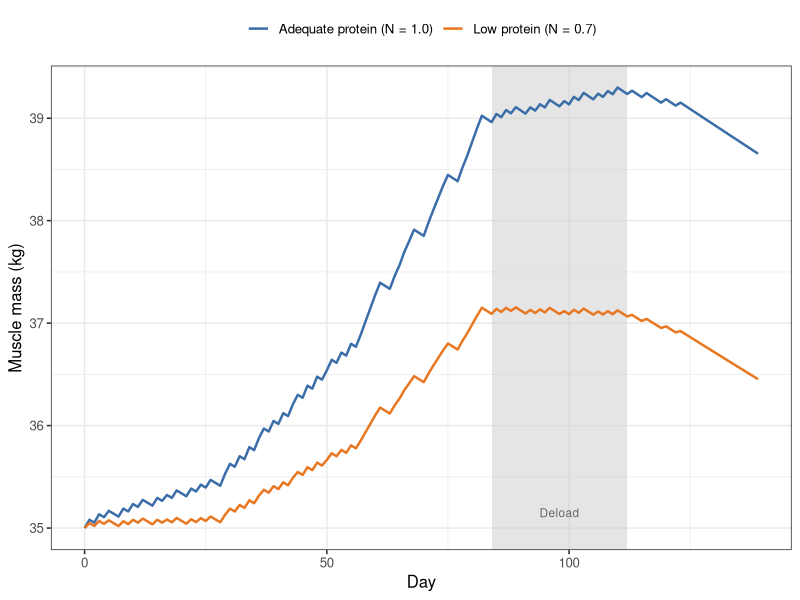
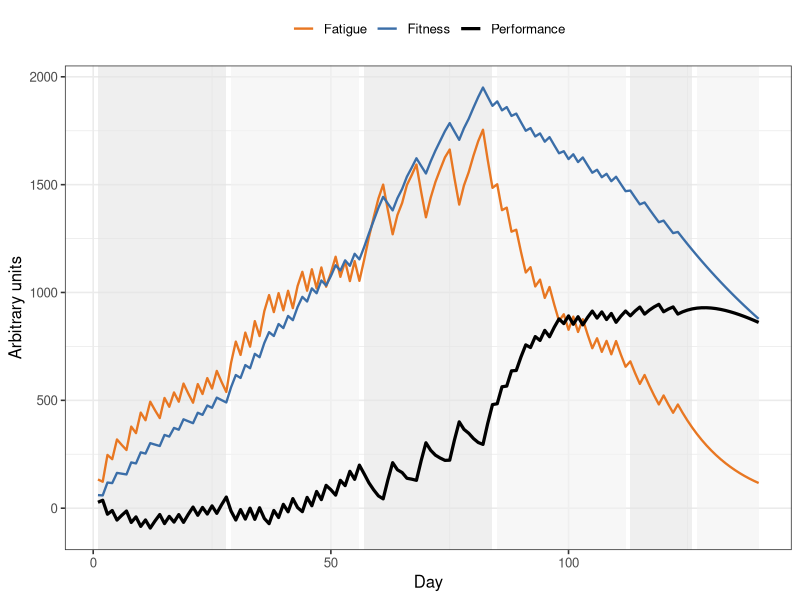
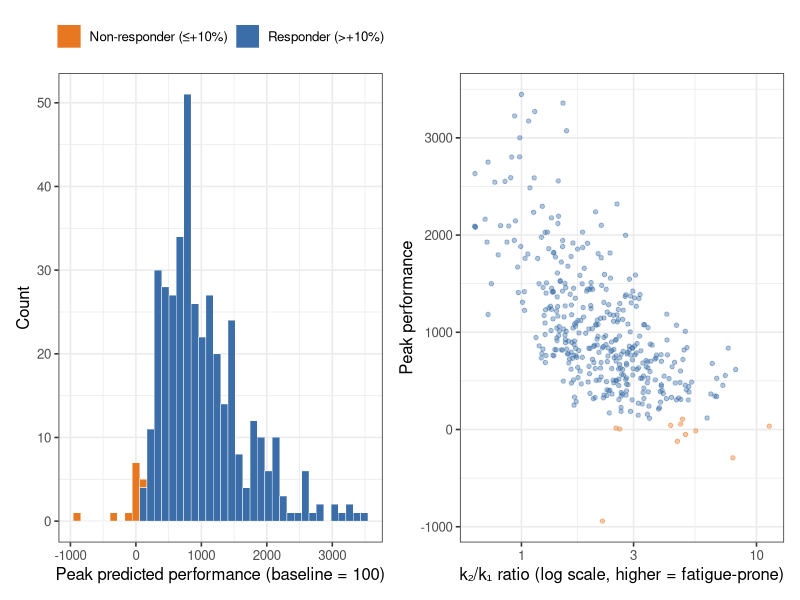

The R source for these figures, in order:
## ---- chunk 1
library(deSolve)
library(ggplot2)
library(dplyr)
library(tidyr)
library(patchwork)
## ---- chunk 2
muscle_ode <- function(time, y, parms) {
  with(as.list(c(y, parms)), {
    day <- floor(time) + 1
    S   <- if (day <= length(schedule)) schedule[day] else 0
    dM  <- k_s * N_adeq * S - k_d * M
    list(dM)
  })
}

# 140-day periodised training schedule (arbitrary load units, 0 = rest)
make_schedule <- function(n = 140, seed = 42) {
  set.seed(seed)
  load <- numeric(n)
  for (day in seq_len(n)) {
    week <- ceiling(day / 7)
    dow  <- ((day - 1) %% 7) + 1   # day-of-week 1–7
    if      (week <=  4) { if (dow %in% c(1, 3, 5))       load[day] <- runif(1, 45, 62) }
    else if (week <=  8) { if (dow %in% c(1, 2, 4, 6))    load[day] <- runif(1, 65, 82) }
    else if (week <= 12) { if (dow %in% 1:5)               load[day] <- runif(1, 75, 92) }
    else if (week <= 16) { if (dow %in% c(1, 3, 5))        load[day] <- runif(1, 45, 62) }
    else if (week <= 18) { if (dow %in% c(1, 4))           load[day] <- runif(1, 25, 40) }
    # weeks 19–20: test/assess — no loading
  }
  load
}

schedule <- make_schedule()

parms_adeq <- list(k_s = 0.0018, k_d = 0.0008, N_adeq = 1.0,
                   schedule = schedule)
parms_low  <- list(k_s = 0.0018, k_d = 0.0008, N_adeq = 0.70,
                   schedule = schedule)

times <- seq(0, 139, by = 0.5)

run_muscle <- function(parms, M0 = 35) {
  as.data.frame(
    ode(y = c(M = M0), times = times, func = muscle_ode, parms = parms,
        method = "euler")
  )
}

mA <- run_muscle(parms_adeq)
mL <- run_muscle(parms_low)

df_m <- bind_rows(
  mutate(mA, condition = "Adequate protein (N = 1.0)"),
  mutate(mL, condition = "Low protein (N = 0.7)")
)

ggplot(df_m, aes(x = time, y = M, colour = condition)) +
  annotate("rect", xmin = 84, xmax = 112, ymin = -Inf, ymax = Inf,
           fill = "grey80", alpha = 0.5) +
  annotate("text", x = 98, y = 35.15, label = "Deload",
           size = 3, colour = "grey40") +
  geom_line(linewidth = 0.85) +
  scale_colour_manual(values = c("#3B6EA8", "#E87722")) +
  labs(x = "Day", y = "Muscle mass (kg)", colour = NULL) +
  theme_bw(base_size = 12) +
  theme(legend.position = "top")
## ---- chunk 3
banister <- function(load, k1 = 1, k2 = 2.2, tau_g = 45, tau_h = 12,
                     P0 = 100) {
  n  <- length(load)
  g  <- h <- numeric(n + 1)
  ag <- exp(-1 / tau_g)
  ah <- exp(-1 / tau_h)
  for (t in seq_len(n)) {
    g[t + 1] <- ag * g[t] + k1 * load[t]
    h[t + 1] <- ah * h[t] + k2 * load[t]
  }
  data.frame(
    day  = seq_len(n),
    load = load,
    g    = g[-1],
    h    = h[-1],
    perf = P0 + g[-1] - h[-1]
  )
}

sim <- banister(schedule)

# Phase labels for annotation
phase_df <- data.frame(
  xmin  = c(1, 29, 57, 85, 113, 127),
  xmax  = c(28, 56, 84, 112, 126, 140),
  label = c("Accum.", "Intens.", "Realiz.", "Accum.", "Taper", "Peak"),
  y     = 80
)

df_b <- sim |>
  pivot_longer(c(g, h, perf),
               names_to = "component", values_to = "value") |>
  mutate(component = recode(component,
    g    = "Fitness",
    h    = "Fatigue",
    perf = "Performance"
  ))

ggplot(df_b, aes(x = day, y = value, colour = component,
                 linewidth = component)) +
  geom_rect(data = phase_df,
            aes(xmin = xmin, xmax = xmax, ymin = -Inf, ymax = Inf),
            inherit.aes = FALSE,
            fill = rep(c("grey90", "grey95"), 3), alpha = 0.6) +
  geom_line() +
  scale_colour_manual(values = c(Fitness = "#3B6EA8", Fatigue = "#E87722",
                                  Performance = "black")) +
  scale_linewidth_manual(values = c(Fitness = 0.8, Fatigue = 0.8,
                                     Performance = 1.1)) +
  labs(x = "Day", y = "Arbitrary units", colour = NULL,
       linewidth = NULL) +
  theme_bw(base_size = 12) +
  theme(legend.position = "top")
## ---- chunk 4
set.seed(99)
n_vt <- 400

# Log-normal individual parameters
tau_g_i <- exp(rnorm(n_vt, log(45), 0.25))
tau_h_i <- exp(rnorm(n_vt, log(12), 0.30))
k1_i    <- exp(rnorm(n_vt, log(1.0), 0.35))
k2_i    <- exp(rnorm(n_vt, log(2.2), 0.35))

peak_perf <- mapply(function(tg, th, k1, k2) {
  sim_i <- banister(schedule, k1 = k1, k2 = k2,
                    tau_g = tg, tau_h = th, P0 = 100)
  max(sim_i$perf[sim_i$day >= 120])   # peak in final 20 days
}, tau_g_i, tau_h_i, k1_i, k2_i)

df_vt <- data.frame(
  peak     = peak_perf,
  k_ratio  = k2_i / k1_i,
  responder = ifelse(peak_perf > 110, "Responder (>+10%)", "Non-responder (≤+10%)")
)

p_hist <- ggplot(df_vt, aes(x = peak, fill = responder)) +
  geom_histogram(bins = 40, colour = "white", linewidth = 0.15) +
  scale_fill_manual(values = c("Responder (>+10%)" = "#3B6EA8",
                                "Non-responder (≤+10%)" = "#E87722")) +
  labs(x = "Peak predicted performance (baseline = 100)",
       y = "Count", fill = NULL) +
  theme_bw(base_size = 12) +
  theme(legend.position = "top")

p_scatter <- ggplot(df_vt, aes(x = k_ratio, y = peak, colour = responder)) +
  geom_point(alpha = 0.4, size = 1.2) +
  scale_colour_manual(values = c("Responder (>+10%)" = "#3B6EA8",
                                  "Non-responder (≤+10%)" = "#E87722")) +
  scale_x_log10() +
  labs(x = "k₂/k₁ ratio (log scale, higher = fatigue-prone)",
       y = "Peak performance", colour = NULL) +
  theme_bw(base_size = 12) +
  theme(legend.position = "none")

p_hist + p_scatter
## ---- chunk 5
sessionInfo()
